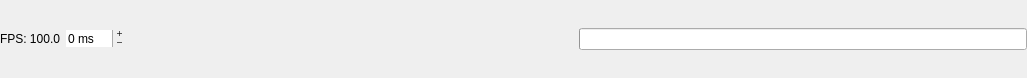
<?xml version="1.0" encoding="UTF-8"?>
<ui version="4.0">
 <class>statusBar</class>
 <widget class="QWidget" name="statusBar">
  <property name="geometry">
   <rect>
    <x>0</x>
    <y>0</y>
    <width>1027</width>
    <height>78</height>
   </rect>
  </property>
  <property name="windowTitle">
   <string>Form</string>
  </property>
  <layout class="QHBoxLayout" name="horizontalLayout_2">
   <property name="margin">
    <number>0</number>
   </property>
   <item>
    <widget class="QLabel" name="lbl_fps">
     <property name="minimumSize">
      <size>
       <width>55</width>
       <height>0</height>
      </size>
     </property>
     <property name="toolTip">
      <string>Interface refresh rate, NOT the acquisition rate if grabbing from a camera.</string>
     </property>
     <property name="frameShape">
      <enum>QFrame::NoFrame</enum>
     </property>
     <property name="text">
      <string>FPS: 100.0</string>
     </property>
    </widget>
   </item>
   <item>
    <widget class="QSpinBox" name="sb_offset">
     <property name="focusPolicy">
      <enum>Qt::NoFocus</enum>
     </property>
     <property name="toolTip">
      <string>Bias GUI refresh interval</string>
     </property>
     <property name="frame">
      <bool>false</bool>
     </property>
     <property name="buttonSymbols">
      <enum>QAbstractSpinBox::PlusMinus</enum>
     </property>
     <property name="suffix">
      <string extracomment="offset"> ms</string>
     </property>
     <property name="minimum">
      <number>-99</number>
     </property>
    </widget>
   </item>
   <item>
    <spacer name="horizontalSpacer">
     <property name="orientation">
      <enum>Qt::Horizontal</enum>
     </property>
     <property name="sizeHint" stdset="0">
      <size>
       <width>40</width>
       <height>20</height>
      </size>
     </property>
    </spacer>
   </item>
   <item>
    <widget class="QProgressBar" name="progressBar">
     <property name="sizePolicy">
      <sizepolicy hsizetype="Expanding" vsizetype="Fixed">
       <horstretch>0</horstretch>
       <verstretch>0</verstretch>
      </sizepolicy>
     </property>
     <property name="value">
      <number>0</number>
     </property>
     <property name="textVisible">
      <bool>false</bool>
     </property>
    </widget>
   </item>
  </layout>
 </widget>
 <resources/>
 <connections/>
</ui>
